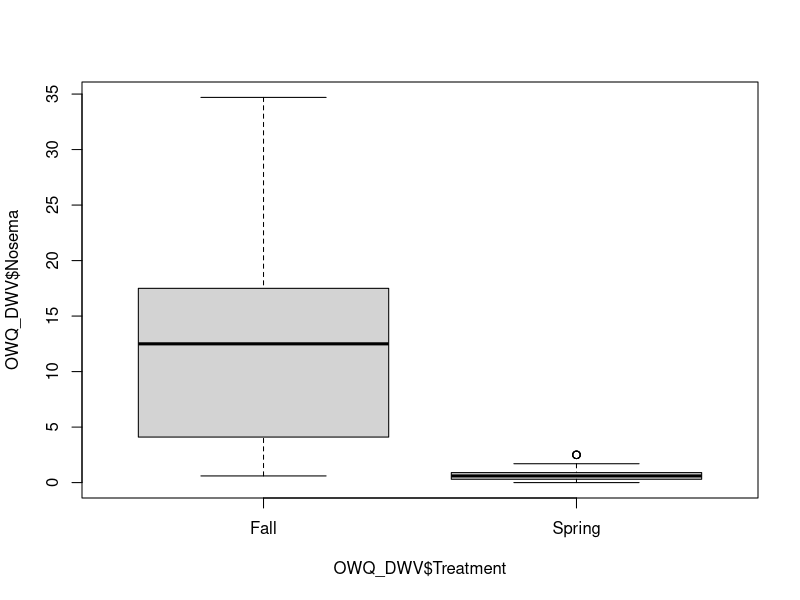
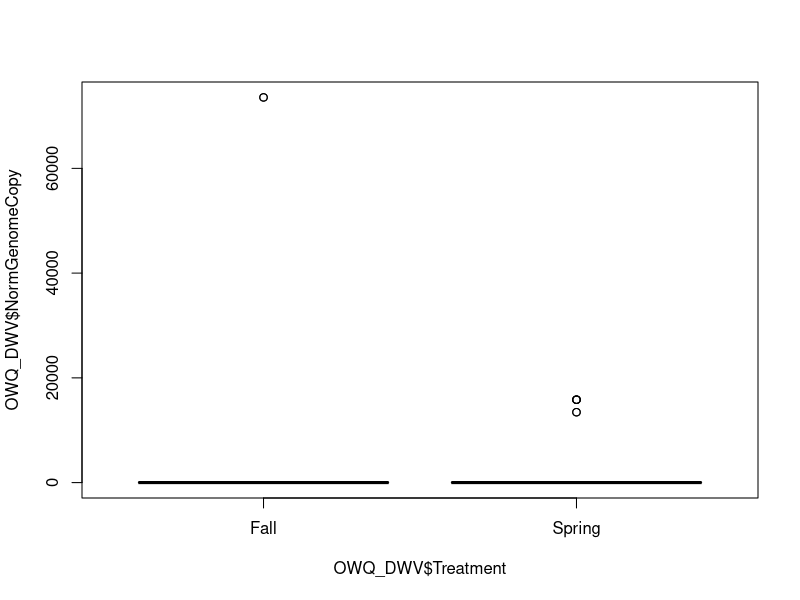
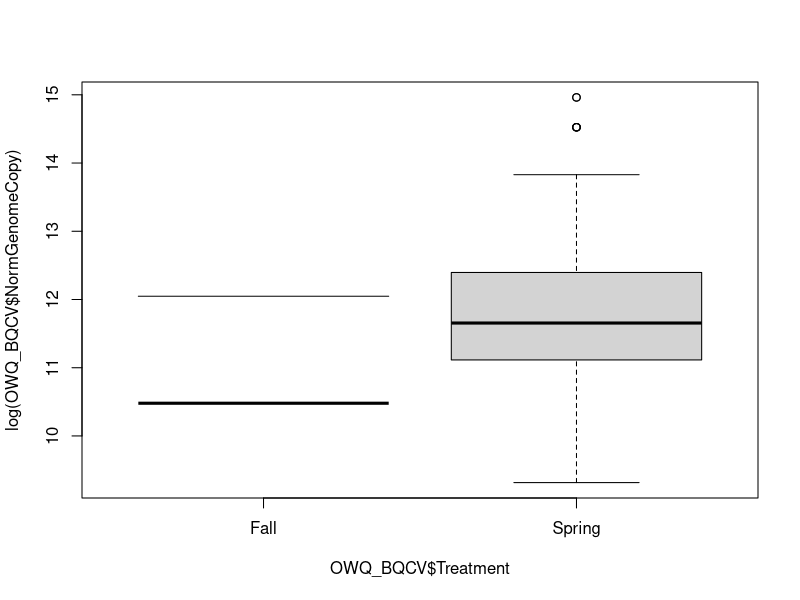

Reproduce these figures in R, in order. (Note: this script raises an error after producing the figures.)
###########################################################################################
# Data Analysis for 2016 Bombus Overwintering Queen Study
# Kim Mack-Nair 
# April 12, 2018
###########################################################################################

#Preliminaries:
# Clear memory of characters
ls()
rm(list=ls())
#install.packages("ggplot2")
#install.packages("dplyr")
#install.packages("plyr")
#install.packages("lme4")
#install.packages("car")


# Call Required Packages
library("ggplot2")
library("dplyr")
library("plyr")
library("lme4")
library("car")

# Set Working Directory: 
# setwd("~/Desktop/OverwinteringQueens")

# read in data:
Bee_Data <- read.table("Bee_Data.csv", header=TRUE, sep = ",", stringsAsFactors = FALSE) 

OverwinteringQueens_Results <- read.table("OverwinteringQueens_Results.csv", header=TRUE, sep = ",", stringsAsFactors = FALSE)

# merge data sets
OverwinteringQueens_Results <- merge(Bee_Data, OverwinteringQueens_Results, by=c("Sample.Name"), all.y=TRUE )

###########################################################################################
# Functions

###########################################################################
# function name: PrelimClean (requires dplyr package)
# description: removes unneeded PCR file columns, gblock, NTC and duplicates 
# parameters: 
# data = data frame, 
# returns a DF that is partially cleaned 
###########################################################################

PrelimClean <- function(data=data){
  
  # take only columns that we want:
  data <- select(data, Sample.Name, Target.Name, Cq.Mean, Cq.Standard.Deviation, Tm1, Quantity.Mean, Treatment, Nosema, dil.factor)
  
  # remove duplicate rows
  data<-data[!duplicated(data),]
  
  # remove NTC rows from dataframe:
  data<-data[!(data$Sample.Name=="No Sample"),]
  
  # remove Gblock rows from dataframe:
  data<-data[!(data$Sample.Name=="Gblock"),]
  # remove Gblock rows from dataframe:
  data<-data[!(data$Sample.Name=="gBlocks"),]
  
  return(data)
}

###########################################################################
# END OF FUNCITON
###########################################################################



###########################################################################
# function name: VirusNorm
# description: normalizes virus data with dilutions and constants 
# parameters: number of bees and a data frame 
# returns a dataframe with normalized virus values 
###########################################################################

VirusNorm <- function(number_bees = 1, data=data){
  
  # set constant values for genome copies per bee calculations:
  crude_extr<- 100
  eluteRNA <- 50
  GITCperbee <- 200
  cDNA_eff <- 0.1
  rxn_vol <- 3
  total_extr_vol<- 600
  
  #create column for total_extr_vol
  total_extr_vol <- (GITCperbee * number_bees)
  

  # create column for genome copies per bee:
  data$genomeCopy <- ((((((data$Quantity.Mean / cDNA_eff) / rxn_vol) * data$dil.factor) * eluteRNA) / crude_extr) * total_extr_vol) / number_bees
  
  # norm_genomeCopy is 0 if NA
  data$genomeCopy[is.na(data$genomeCopy)] <- 0
  
  return(data)
  
}

###########################################################################
# END OF FUNCITON
###########################################################################






###########################################################################
# function name: actinNormal
# description: normalizes virus data with actin values 
# parameters: a data frame with actin values
# returns a dataframe with normalized virus values 
###########################################################################

actinNormal <- function(data=data){
  
  # pull only actin values out of dataframe
  ActinOnly <- data[which(data$Target.Name=="ACTIN"),]
  
  # create DF of ACTIN genome copies and lab ID:
  ActinDF <- data.frame(ActinOnly$Sample.Name, ActinOnly$genomeCopy)
  colnames(ActinDF) <- c("Sample.Name", "ACT_genomeCopy")
  
  # merge ACTIN dataframe with main dataframe:
  #Need rownames and all.x=TRUE because data frames are different sizes.
  data <- merge(data, ActinDF, by=c("Sample.Name"), all.x=TRUE)
  
  # find mean of all ACTIN values:
  ActinMean <- mean(ActinOnly$genomeCopy, na.rm = TRUE)
  
  # create column for normalized genome copies per bee:
  data$NormGenomeCopy <- (data$genomeCopy/data$ACT_genomeCopy)*ActinMean
  
  return(data)
}


###########################################################################
# END OF FUNCITON
###########################################################################




###########################################################################
# function name: CT_Threash
# description: creates binary data and makes genome copy 0 if below Ct threash
# parameters: dataframe
###########################################################################

CT_Threash <- function(data=data){
  
  splitDF <- split(data, data$Target.Name)
  
  # make norm_genome_copbee 0 if Ct value is > 32.918
  splitDF$DWV$NormGenomeCopy[which(splitDF$DWV$Cq.Mean > 32.918)] <- 0
  splitDF$BQCV$NormGenomeCopy[which(splitDF$BQCV$Cq.Mean > 32.525)] <- 0
  
  splitDF$DWV$virusBINY  <- ifelse(splitDF$DWV$Cq.Mean > 32.918, 0, 1)
  splitDF$BQCV$virusBINY  <- ifelse(splitDF$BQCV$Cq.Mean > 32.525, 0, 1)
  
  # merge split dataframe back into "BombSurv" dataframe:
  data <- rbind(splitDF$DWV, splitDF$BQCV)
  
  # norm_genomeCopy is 0 if NA
  data$virusBINY[is.na(data$virusBINY)] <- 0
  
  return(data)
  
}



###############################################################################################
################################### PROGRAM BODY ##############################################
###############################################################################################

# running functions to clean data set:
OverwinteringQueens_Results <- PrelimClean(OverwinteringQueens_Results)
OverwinteringQueens_Results<- VirusNorm(number_bees = 1, OverwinteringQueens_Results)
OverwinteringQueens_Results<- actinNormal(OverwinteringQueens_Results)
OverwinteringQueens_Results<- CT_Threash(OverwinteringQueens_Results)

# split data set by virus
OWQ_split <- split(OverwinteringQueens_Results, OverwinteringQueens_Results$Target.Name)

# create BQCV data set
OWQ_BQCV <- OWQ_split$BQCV

# create DWV data set
OWQ_DWV <- OWQ_split$DWV

##############################################################################
# PRELIM ANALYSIS:

#Nosema load by treatment plot
boxplot(OWQ_DWV$Nosema~OWQ_DWV$Treatment)
#Nosema load by treatment ANOVA
summary(aov(OWQ_DWV$Nosema~OWQ_DWV$Treatment))
#Nosema load by treatment NON PARAMETRIC (kruskal.wallace) - due to small non-normal sample size
kruskal.test(OWQ_DWV$Nosema~as.factor(OWQ_DWV$Treatment))

#DWV load by treatment plot
boxplot(OWQ_DWV$NormGenomeCopy~OWQ_DWV$Treatment)
#DWV load by treatment ANOVA
summary(aov(OWQ_DWV$NormGenomeCopy~OWQ_DWV$Treatment))
#DWV load by treatment NON PARAMETRIC (kruskal.wallace) - due to small non-normal sample size
kruskal.test(OWQ_DWV$NormGenomeCopy~as.factor(OWQ_DWV$Treatment))

# BQCV load by treatment plot
boxplot(log(OWQ_BQCV$NormGenomeCopy)~OWQ_BQCV$Treatment)
# BQCV load by treatment ANOVA
summary(aov(OWQ_BQCV$NormGenomeCopy~OWQ_BQCV$Treatment))
# BQCV load by treatment NON PARAMETRIC (kruskal.wallace) - due to small non-normal sample size
kruskal.test(OWQ_BQCV$NormGenomeCopy~as.factor(OWQ_BQCV$Treatment))
s







